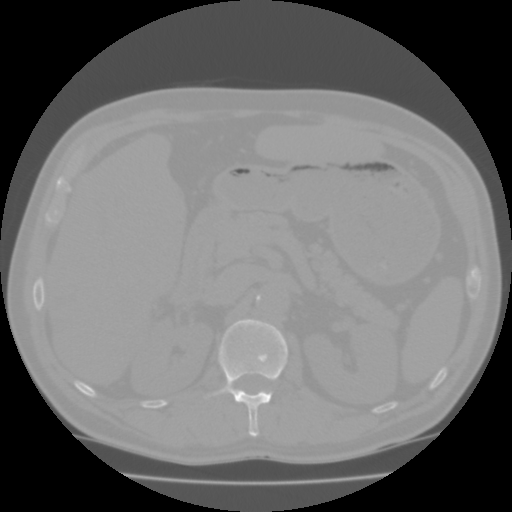
#> input picture exercises/data/Validation1.dcm, 512 x 512 px
$ python sol-Ex6-PixelClassificationAndObjectSegmentation.py
#> lines starting #> are read from the running program, lines starting #| are printed output that depends on the picture; after the words box and inside, x2 and y2 are one past the last pixel; in counts of white or black regions, pixels touching at a corner belong together; long printed decimals are rounded; pictures that were not available may be replaced by others from this repository, and a replacement may not be noted
from skimage import io, color
from skimage.morphology import binary_closing, binary_opening
from skimage.morphology import disk
import matplotlib.pyplot as plt
import numpy as np
from skimage import measure
from skimage.color import label2rgb
import pydicom as dicom
from scipy.stats import norm
from scipy.spatial import distance


def show_comparison(original, modified, modified_name):
    fig, (ax1, ax2) = plt.subplots(ncols=2, figsize=(8, 4), sharex=True,
                                   sharey=True)
    ax1.imshow(original, cmap="gray", vmin=-200, vmax=500)
    ax1.set_title('Original')
    ax1.axis('off')
    ax2.imshow(modified)
    ax2.set_title(modified_name)
    ax2.axis('off')
    io.show()


# [237 lines left out: functions read_dicom, explore_spleen_values, multi_organ_exploration, minimum_distance_classification, parametric_classification, not called in this run]


def spleen_segmentation():
    in_dir = "data/"
    # ct = dicom.read_file(in_dir + 'Training.dcm')
    ct = dicom.read_file(in_dir + 'Validation1.dcm')
    img = ct.pixel_array
#> img is the input picture: shape (512, 512) int16; min -2048, max 1271, mean -613.6

    ground_truth_img = io.imread(in_dir + 'Validation1_spleen.png')
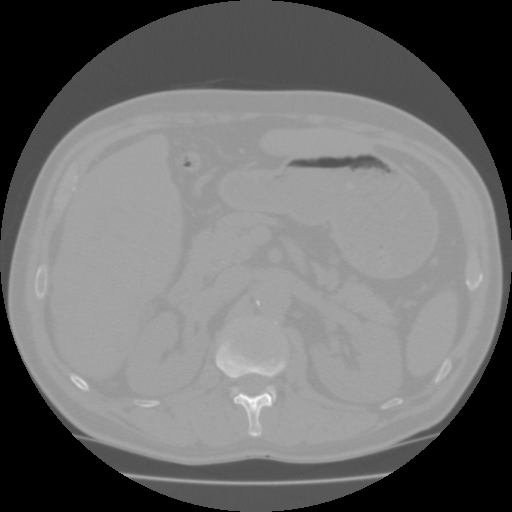
#> input picture exercises/data/1-442.dcm, 512 x 512 px, given in place of Validation1_spleen.png, which was not available
#> ground_truth_img is the input picture: shape (512, 512) int16; min -2048, max 1232, mean -623.2

    t_1 = 20
    t_2 = 80

    # t_1 = 20
    # t_2 = 80
    spleen_estimate = (img > t_1) & (img < t_2)
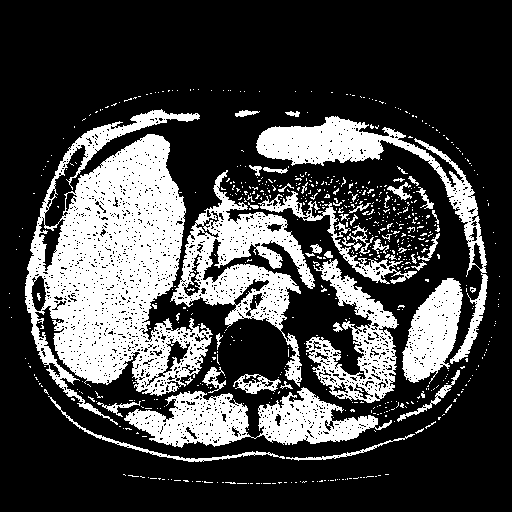
#> spleen_estimate: shape (512, 512) bool; 27% white; 662 white regions (612 under 20 px), largest, box (x1, y1, x2, y2) and area: (25, 109, 213, 425) 29312, (170, 170, 315, 387) 9188, (124, 387, 392, 448) 7816
    spleen_label_colour = color.label2rgb(spleen_estimate)
    # io.imshow(spleen_label_colour)
    # plt.title("First spleen estimate")
    # io.show()

    footprint = disk(2)
    closed = binary_closing(spleen_estimate, footprint)
#> closed: shape (512, 512) bool; 31.7% white; 257 white regions (242 under 20 px), largest, box (x1, y1, x2, y2) and area: (25, 109, 488, 448) 80127, (34, 374, 285, 462) 795, (286, 389, 464, 461) 446

    footprint = disk(4)
    opened = binary_opening(closed, footprint)
#> opened: shape (512, 512) bool; 27.6% white; 29 white regions

    spleen_label_colour = color.label2rgb(opened)
    # io.imshow(spleen_label_colour)
    # plt.title("Morphology spleen estimate")
    # io.show()

    label_img = measure.label(opened)
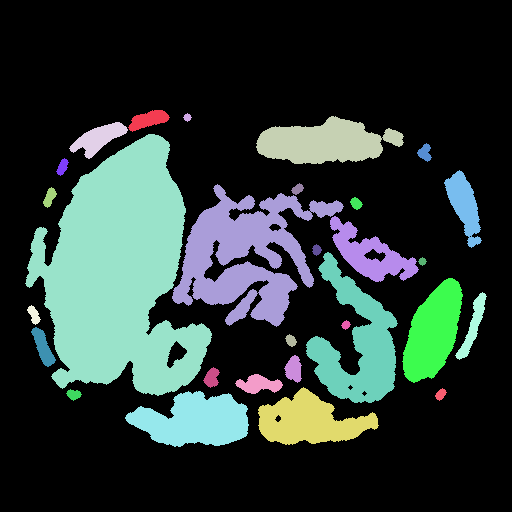
#> label_img: shape (512, 512) int32; 30 distinct labels, from 0 to 29; one colour per label, 0 black
    n_labels = label_img.max()
#> n_labels = 29
    print(f"Number of labels: {n_labels}")
#| Number of labels: 29

    # to make the background transparent, pass the value of `bg_label`,
    # and leave `bg_color` as `None` and `kind` as `overlay`
    # image_label_overlay = label2rgb(label_img, image=im_org, bg_label=0)
    image_label_overlay = label2rgb(label_img)
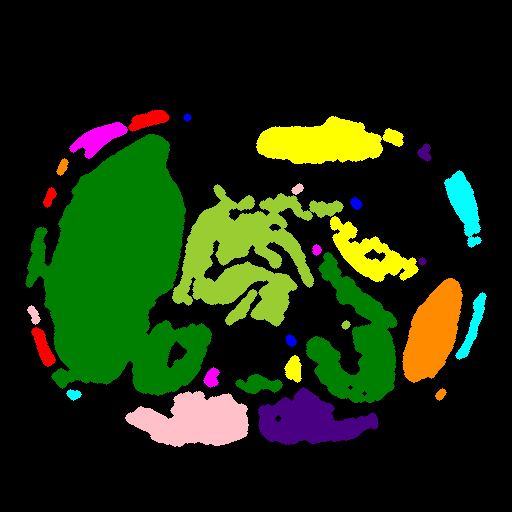
#> image_label_overlay: shape (512, 512, 3) float64; mean R, G, B 0.102, 0.162, 0.0455
    show_comparison(img, image_label_overlay, 'BLOBS')

    # io.imshow(image_label_overlay)
    # io.show()
    region_props = measure.regionprops(label_img)
#> region_props = 29 regions; largest, box (x1, y1, x2, y2) and area: (25, 134, 212, 396) 28939, (172, 184, 344, 327) 11017, (306, 252, 398, 403) 6306, (125, 391, 249, 447) 4620, (256, 116, 404, 164) 4562
    # print(region_props)

    areas = np.array([prop.area for prop in region_props])
#> areas = 29 values, max 28939 at index 4, min 49 at index 1, mean 2496.6
    print(areas)
#| [  519.    49.  4562.   981. 28939.   167.   130.  1435.    93. 11017.
#|    162.   107.  2444.    78.  6306.    49.  3984.   662.   149.    60.
#|    465.    99.   338.   220.   569.  3988.    91.   118.  4620.]
    # plt.hist(areas, bins=50)
    # plt.show()
    perimeters = np.array([prop.perimeter for prop in region_props])
#> perimeters = 29 values, max 1500.3 at index 9, min 24.97 at index 1, mean 231.6
    print(perimeters)
#| [ 108.225   24.971  398.475  159.480 1187.675
#|    54.184   47.113  222.457   36.042 1500.275
#|    53.113   37.456  407.470   32.627    664.205
#|    24.971  284.534  171.238   52.770   27.799
#|   105.640   36.627     77.497   61.255    124.368
#|   375.002   35.456   42.284  364.375]

    min_area = 2000
    max_area = 10000

    # Create a copy of the label_img
    label_img_filter = label_img.copy()
    for region in region_props:
        # Find the areas that do not fit our criteria
        if region.area > max_area or region.area < min_area:
            # set the pixels in the invalid areas to background
            for cords in region.coords:
                label_img_filter[cords[0], cords[1]] = 0
#> this loop made 29 passes
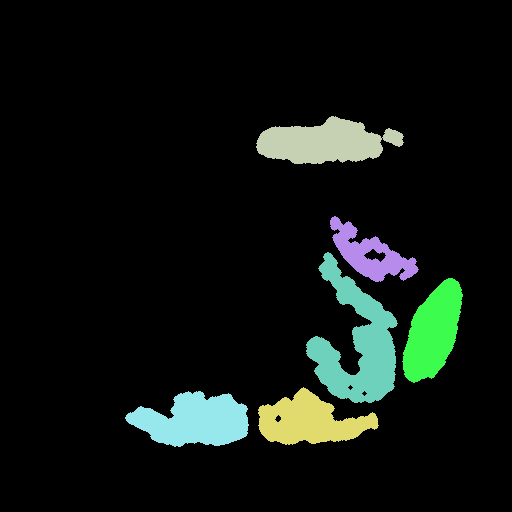
#> label_img_filter: shape (512, 512) int32; 7 distinct labels, from 0 to 29; one colour per label, 0 black
    # Create binary image from the filtered label image
    i_area = label_img_filter > 0
#> i_area: shape (512, 512) bool; 9.9% white; 6 white regions, box (x1, y1, x2, y2) and area: (306, 252, 398, 403) 6306, (125, 391, 249, 447) 4620, (256, 116, 404, 164) 4562, (258, 387, 379, 445) 3988, (402, 278, 463, 383) 3984, (330, 216, 419, 282) 2444
    show_comparison(img, i_area, 'Found spleen based on area')

    min_perimeter = 100
    max_perimeter = 350

    # Create a copy of the label_img
    label_img_filter = label_img.copy()
    for region in region_props:
        # Find the areas that do not fit our criteria
        if region.area > max_area or region.area < min_area or region.perimeter < min_perimeter\
                or region.perimeter > max_perimeter:
            # set the pixels in the invalid areas to background
            for cords in region.coords:
                label_img_filter[cords[0], cords[1]] = 0
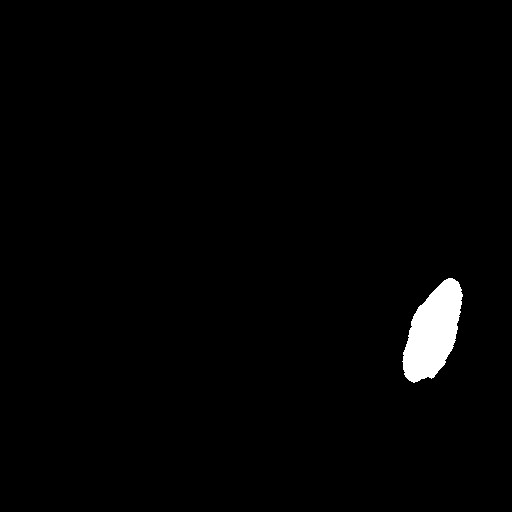
#> label_img_filter: shape (512, 512) int32; values 0 (black) and 17 (white), 1.5% white; 1 white region, box (x1, y1, x2, y2) and area: (402, 278, 463, 383) 3984
    # Create binary image from the filtered label image
    i_area = label_img_filter > 0
    show_comparison(img, i_area, 'Found spleen based on area and perimeter')

    gt_bin = ground_truth_img > 0
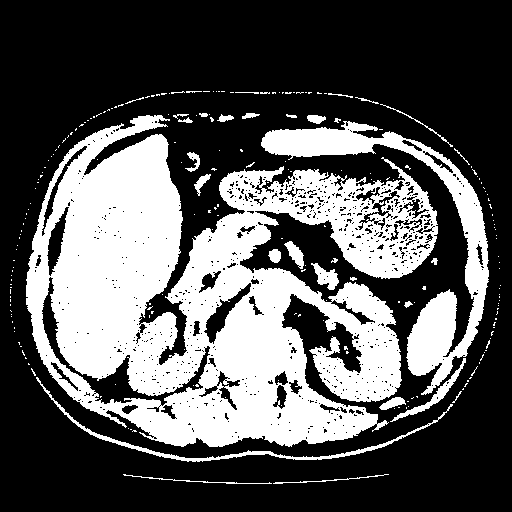
#> gt_bin: shape (512, 512) bool; 34.6% white; 225 white regions (193 under 20 px), largest, box (x1, y1, x2, y2) and area: (26, 115, 438, 447) 75044, (261, 121, 489, 395) 10598, (36, 377, 453, 462) 1465
    dice_score = 1 - distance.dice(i_area.ravel(), gt_bin.ravel())
#> dice_score = 0.0622
    print(f"DICE score {dice_score}")
#| DICE score 0.0622


if __name__ == '__main__':
    # read_dicom()
    # explore_spleen_values()
    # multi_organ_exploration()
    spleen_segmentation()
    # minimum_distance_classification()
    # parametric_classification()
